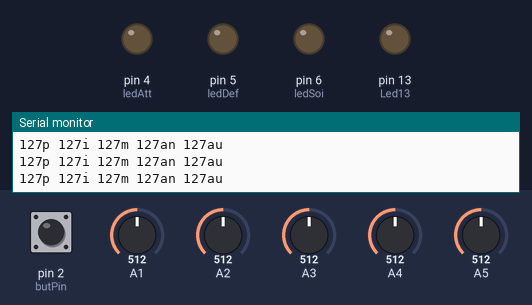
Bench run of a sketch on a simulated Arduino Uno, built with avr-gcc and run on an emulated ATmega328P. Shown: output pins drawn as LEDs (lit = HIGH), the last lines printed to the serial monitor. Dashed ring = blinking. The test bench sets the inputs (shaded band); at power-on: pin 2 (butPin) LOW, A1 = 512, A2 = 512, A3 = 512, A4 = 512, A5 = 512.

Above: at 3.7 s.
3.8 s: pin 2 (butPin) pulled HIGH for 3.2 s
At 4.6 s:
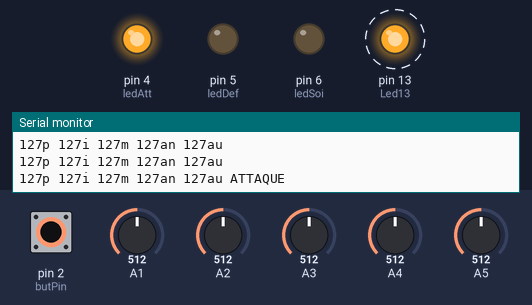
8.5 s: pin 2 (butPin) pulled HIGH for 0.15 s
At 10.7 s:
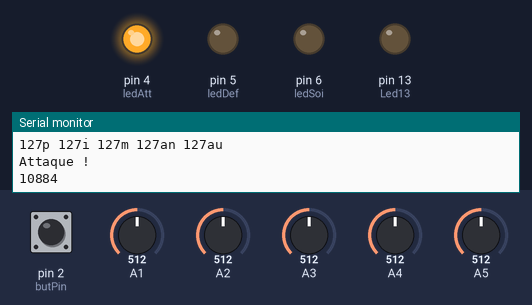
11.6 s: A1 set to 525
14.6 s: A1 set to 553
At 15.9 s:
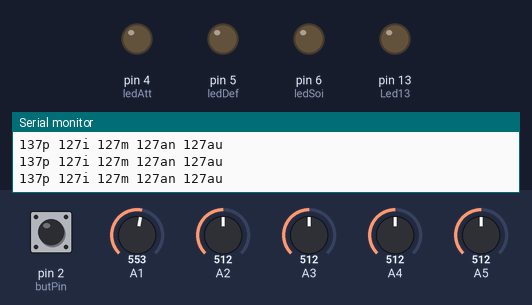
16.2 s: pin 2 (butPin) pulled HIGH for 1 s
At 16.9 s:
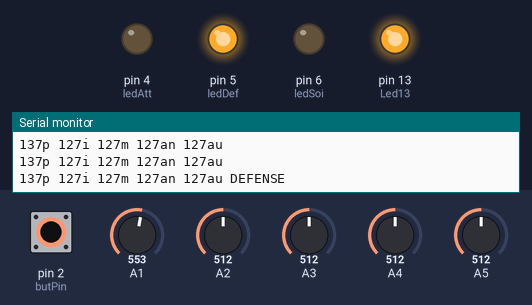
18.7 s: pin 2 (butPin) pulled HIGH for 0.15 s
At 19.5 s:
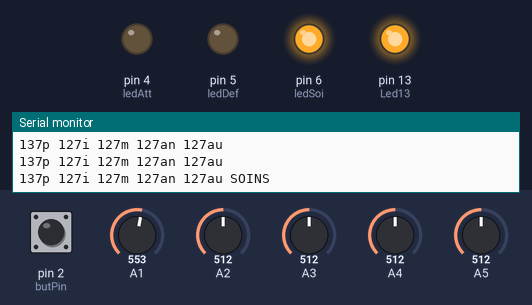
Timing chart, 0 to 21.7 s (numbered marks = the images above; inputs shaded):
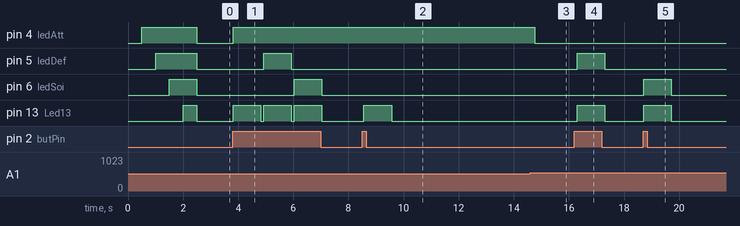

The sketch:

gant_0.2.ino
```cpp
/*
const int S1 = A1;
const int S2 = A2;
const int S3 = A3;
const int S4 = A4;
const int S5 = A5;

int val1 ;
int val2 ;
int val3 ;
int val4 ;
int val5 ;
*/
//#include <Firmata.h>
#include <IRremote.h>
IRsend irsend;       //pin 3 pour émetteur


int pS ;
int iS ;
int mS ;
int anS ;
int auS ;
int attaqueCap[5] ;
int defenseCap[5] ;
int soinsCap[5] ;
int coolDownAtt;
int coolDownDef;
int coolDownSoi;
unsigned long temps;
bool attaqueState;
bool defenseState;
bool soinsState;

const int ledAtt=4;
const int ledDef=5;
const int ledSoi=6;
const int Led13=13;

const int butPin = 2 ;
bool butState ;
int butCount = 0 ;

int marge = 6;   //5, bien

void attaque () {
  Serial.println("Attaque !");
  digitalWrite(ledAtt, HIGH);
  coolDownAtt = millis()+200;
}

void defense () {
}

void soins () {
}

void setup() {

Serial.begin(9600);
pinMode(ledAtt, OUTPUT);
pinMode(ledDef, OUTPUT);
pinMode(ledSoi, OUTPUT);
pinMode(butPin, INPUT);
pinMode(Led13, OUTPUT);

delay (500);
digitalWrite(ledAtt, HIGH);
delay (500);
digitalWrite(ledDef, HIGH);
delay (500);
digitalWrite(ledSoi, HIGH);
delay (500);
digitalWrite(Led13, HIGH);
delay (500);
digitalWrite(ledSoi, LOW);
digitalWrite(ledDef, LOW);
digitalWrite(ledAtt, LOW);
digitalWrite(Led13, LOW);
}

void loop() {
temps = millis() ;
pS = analogRead(A1);
iS = analogRead(A2);
mS = analogRead(A3);
anS = analogRead(A4);
auS = analogRead(A5);
pS = map (pS, 0, 1023, 0, 255);
iS = map (iS, 0, 1023, 0, 255);
mS = map (mS, 0, 1023, 0, 255);
anS = map (anS, 0, 1023, 0, 255);
auS = map (auS, 0, 1023, 0, 255);

butState = digitalRead(butPin);
if (butState == HIGH) {butCount ++ ;

switch (butCount) {
  case 1:
digitalWrite(Led13, HIGH);
digitalWrite(ledAtt, HIGH);
attaqueCap[0] = pS ;
attaqueCap[1] = iS ;
attaqueCap[2] = mS ;
attaqueCap[3] = anS ;
attaqueCap[4] = auS ;
Serial.print(attaqueCap[0]);
Serial.print("p ");
Serial.print(attaqueCap[1]);
Serial.print("i ");
Serial.print(attaqueCap[2]);
Serial.print("m ");
Serial.print(attaqueCap[3]);
Serial.print("an ");
Serial.print(attaqueCap[4]);
Serial.println("au ATTAQUE");
delay (1000);
digitalWrite(ledAtt, LOW);
digitalWrite(Led13, LOW);
  break;


  case 2:
digitalWrite(Led13, HIGH);
digitalWrite(ledDef, HIGH);
defenseCap[0] = pS ;
defenseCap[1] = iS ;
defenseCap[2] = mS ;
defenseCap[3] = anS ;
defenseCap[4] = auS ;
Serial.print(defenseCap[0]);
Serial.print("p ");
Serial.print(defenseCap[1]);
Serial.print("i ");
Serial.print(defenseCap[2]);
Serial.print("m ");
Serial.print(defenseCap[3]);
Serial.print("an ");
Serial.print(defenseCap[4]);
Serial.println("au DEFENSE");
delay (1000);
digitalWrite(ledDef, LOW);
digitalWrite(Led13, LOW);
  break;

  case 3:
digitalWrite(Led13, HIGH);
digitalWrite(ledSoi, HIGH);
soinsCap[0] = pS ;
soinsCap[1] = iS ;
soinsCap[2] = mS ;
soinsCap[3] = anS ;
soinsCap[4] = auS ;
Serial.print(soinsCap[0]);
Serial.print("p ");
Serial.print(soinsCap[1]);
Serial.print("i ");
Serial.print(soinsCap[2]);
Serial.print("m ");
Serial.print(soinsCap[3]);
Serial.print("an ");
Serial.print(soinsCap[4]);
Serial.println("au SOINS");
delay (1000);
digitalWrite(ledSoi, LOW);
digitalWrite(Led13, LOW);
  break;

  default:
  break;
}
}

if (butCount >= 3) {butCount = 0;}


if (pS <= attaqueCap[0] + marge
&& pS >= attaqueCap[0] - marge
&& iS <= attaqueCap[1] + marge
&& iS >= attaqueCap[1] - marge
&& mS <= attaqueCap[2] + marge
&& mS >= attaqueCap[2] - marge
&& anS <= attaqueCap[3] + marge
&& anS >= attaqueCap[3] - marge
&& auS <= attaqueCap[4] + marge
&& auS >= attaqueCap[4] - marge )
{
attaque ()  ;
Serial.println(coolDownAtt);
}

if (pS <= defenseCap[0] + marge
&& pS >= defenseCap[0] - marge
&& iS <= defenseCap[1] + marge
&& iS >= defenseCap[1] - marge
&& mS <= defenseCap[2] + marge
&& mS >= defenseCap[2] - marge
&& anS <= defenseCap[3] + marge
&& anS >= defenseCap[3] - marge
&& auS <= defenseCap[4] + marge
&& auS >= defenseCap[4] - marge )
{
defense ();
}

if (pS <= soinsCap[0] + marge
&& pS >= soinsCap[0] - marge
&& iS <= soinsCap[1] + marge
&& iS >= soinsCap[1] - marge
&& mS <= soinsCap[2] + marge
&& mS >= soinsCap[2] - marge
&& anS <= soinsCap[3] + marge
&& anS >= soinsCap[3] - marge
&& auS <= soinsCap[4] + marge
&& auS >= soinsCap[4] - marge )
{
soins ()  ;
}


if (coolDownAtt < millis()) {digitalWrite(ledAtt, LOW); }


Serial.print(pS);
Serial.print("p ");
Serial.print(iS);
Serial.print("i ");
Serial.print(mS);
Serial.print("m ");
Serial.print(anS);
Serial.print("an ");
Serial.print(auS);
Serial.println("au ");

delay(100);
}
```

Measured:
- the behaviour switches between 537 and 538 on A1 (found by bisection; images 2 and 3)
- after the input at 3.8 s, pin 4 (ledAtt): LOW → HIGH at once; pin 5 (ledDef): LOW → HIGH after 1.1 s, → LOW 1.0 s later; pin 6 (ledSoi): LOW → HIGH after 2.2 s, → LOW 1.0 s later; pin 13 (Led13): alternates HIGH for 1.0 s and LOW for 0.10 s, starting at once
- after the input at 8.5 s, pin 13 (Led13): LOW → HIGH after 0.06 s, → LOW 1.0 s later
- after the input at 14.6 s, pin 4 (ledAtt): HIGH → LOW after 0.17 s
- after the input at 16.2 s, pin 5 (ledDef), pin 13 (Led13): LOW → HIGH after 0.09 s, → LOW 1.0 s later
- after the input at 18.7 s, pin 6 (ledSoi), pin 13 (Led13): LOW → HIGH at once, → LOW 1.0 s later
